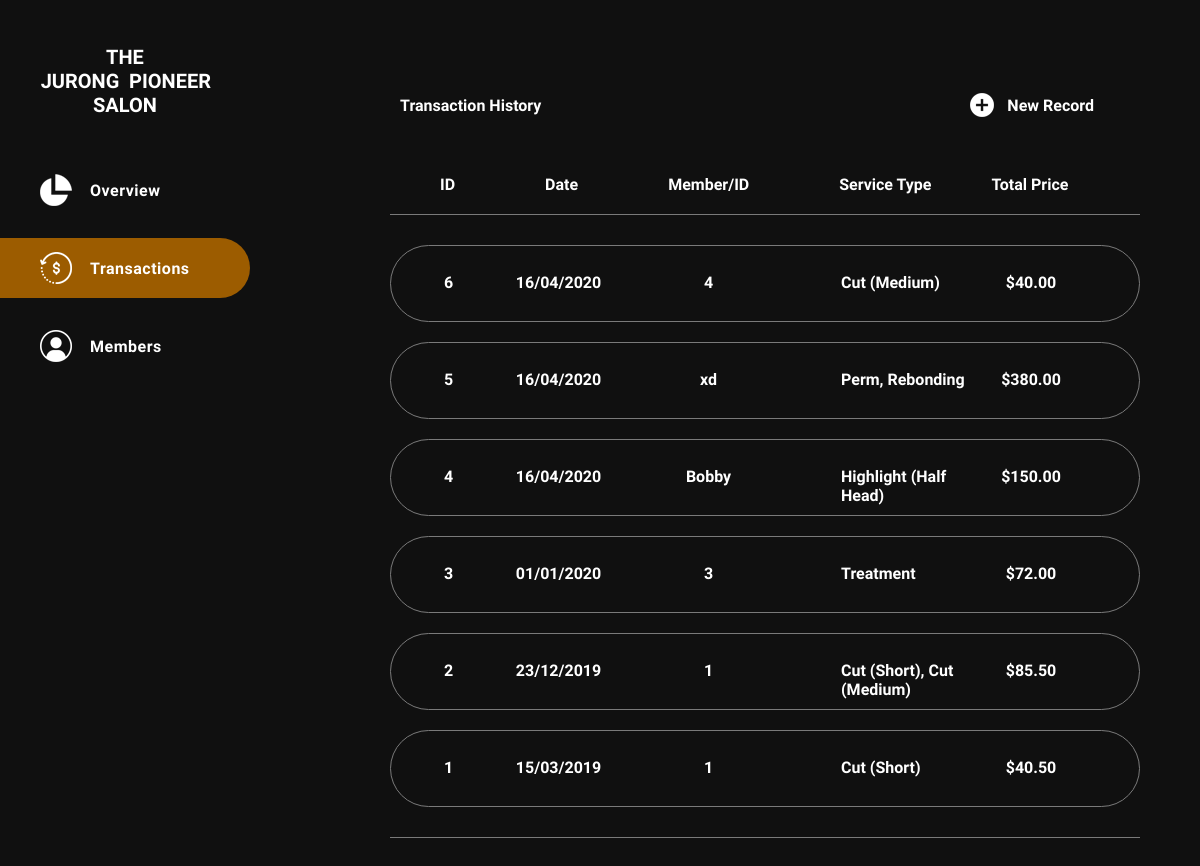
The app's page /transactions, older data.
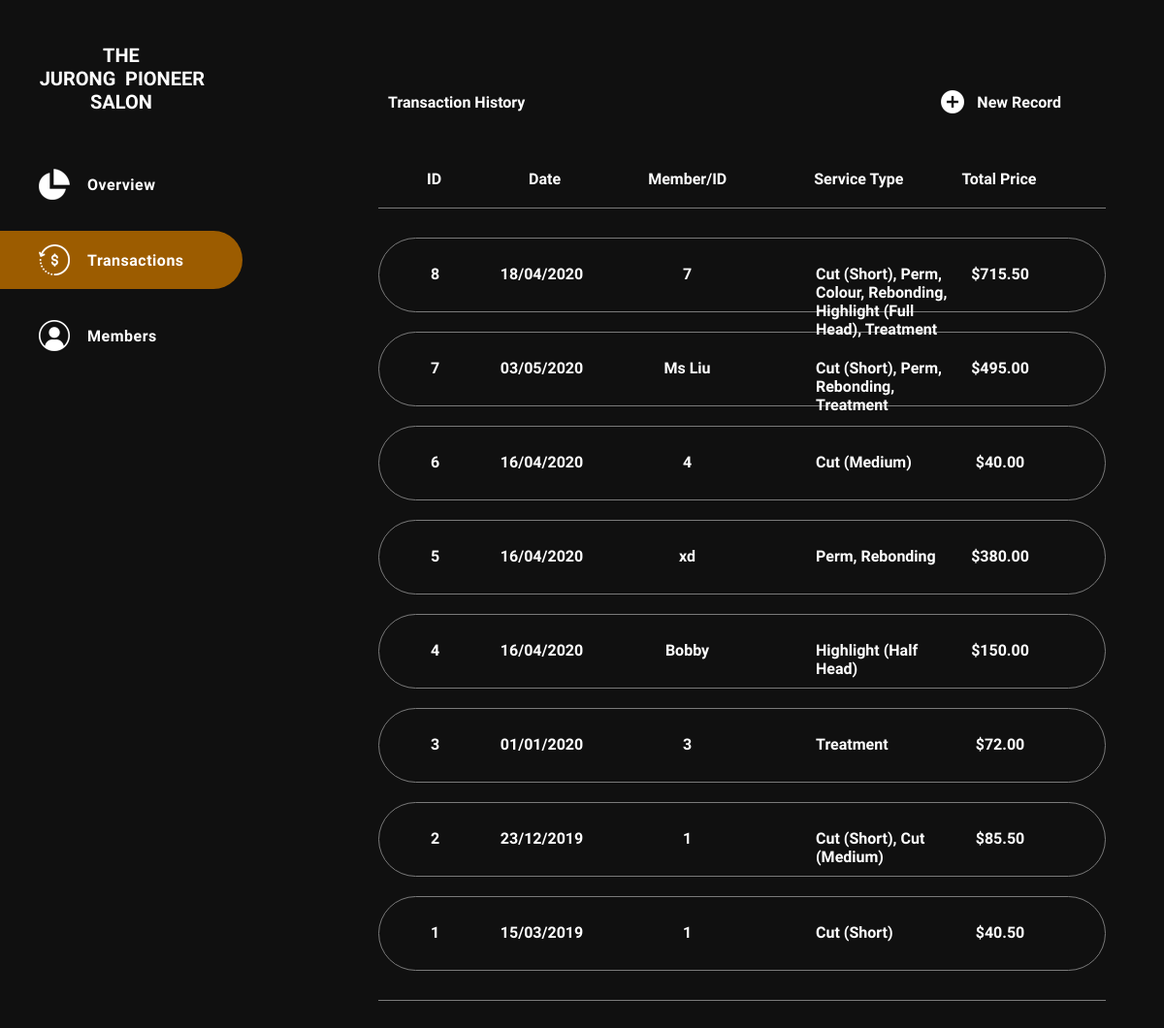
The same page, newer data.
### tables this page shows
CREATE TABLE "INVOICESERVICE" (
	"INVOICEID"	INTEGER,
	"SERVICETYPE"	TEXT,
	FOREIGN KEY("INVOICEID") REFERENCES "INVOICE"("INVOICEID") ON UPDATE CASCADE ON DELETE CASCADE,
	PRIMARY KEY("INVOICEID","SERVICETYPE"),
	FOREIGN KEY("SERVICETYPE") REFERENCES "SERVICE"("SERVICETYPE") ON UPDATE CASCADE ON DELETE CASCADE
);

CREATE TABLE "INVOICE" (
	"INVOICEID"	INTEGER PRIMARY KEY AUTOINCREMENT,
	"MEMBERID"	INTEGER,
	"NAME"	TEXT,
	"DATE_"	TEXT,
	"GROSSPRICE"	REAL,
	"DISCOUNT"	REAL,
	"TOTALPRICE"	REAL,
	FOREIGN KEY("MEMBERID") REFERENCES "MEMBER"("MEMBERID")
);

### mainapp.py (the view)
@app.route("/transactions", methods = ["POST", "GET"])
def transactions(redirect = 0): #add successfully added new tx
    con = sqlite3.connect(db)
    cur = con.cursor()
    cur.execute("SELECT INVOICE.INVOICEID, INVOICE.DATE_, INVOICE.MEMBERID, INVOICESERVICE.SERVICETYPE, INVOICE.TOTALPRICE, MEMBER.MEMBERSHIP, INVOICE.NAME FROM INVOICE,MEMBER,INVOICESERVICE WHERE ((MEMBER.MEMBERID = INVOICE.MEMBERID AND INVOICE.MEMBERID > 0) OR INVOICE.MEMBERID = 0) AND INVOICE.INVOICEID = INVOICESERVICE.INVOICEID")
    finalData = cur.fetchall()
    trueFinalData = []
    for i in range(len(finalData)):
        inside = False
        for j in range(len(trueFinalData)):
            if finalData[i][0] == trueFinalData[j][0]:
                inside = True
                break
        if inside:
            if finalData[i][3] not in trueFinalData[j][3]:
                trueFinalData[j][3] += ", " + finalData[i][3]
        else:
            trueFinalData.append(list(finalData[i]))
            trueFinalData[-1][4] = "$" + "{:.2f}".format(float(trueFinalData[-1][4]))
            if trueFinalData[-1][2] == 0:
                trueFinalData[-1][2] = finalData[i][-1]
                trueFinalData[-1][-2] = 3
    trueFinalData.reverse()
    print(finalData)
    print(trueFinalData)
    con.close()
    return render_template("transactions.html", finalData = trueFinalData, redirect = redirect)

### templates/transactions.html (shortened to what this page needs)
<!DOCTYPE html>
<html>
    <head>
        <link href="{{ url_for('static', filename='styles/styles.css') }}" rel="stylesheet">
        <link href="{{ url_for('static', filename='styles/transactions.css') }}" rel="stylesheet">
        <link rel="stylesheet" href="https://ajax.googleapis.com/ajax/libs/jqueryui/1.12.1/themes/smoothness/jquery-ui.css">
    </head>
    <body>
        <nav id = "sidebar">
            <div id = "sidebarLogo">
                <div class = "sidebarLogoText">THE</div>
                <div class = "sidebarLogoTextJP">
                    <div class = "sidebarLogoText" id = "sidebarLogoJurong">JURONG</div>
                    <div class = "sidebarLogoText" id = "sidebarLogoPioneer">PIONEER</div>
                </div>
                <div class = "sidebarLogoText">SALON</div>
            </div>
            <div>
                <img src = "{{ url_for('static', filename = 'overview.png') }}" id = "sidebarOverviewImage" class = "sidebarImages">
                <form method = "POST" action = "{{ url_for('index') }}">
                    <button id = "sidebarOverview" class = "sidebarButtons">Overview</button>
                </form>
            </div>
            <div>
                <img src = "{{ url_for('static', filename = 'transactions.png') }}" id = "sidebarTransactionsImage" class = "sidebarImages">
                <form method = "POST" action = "{{ url_for('transactions') }}">
                    <button id = "sidebarTransactions" class = "sidebarButtons">Transactions</button>
                </form>
            </div>
            <div>
                <img src = "{{ url_for('static', filename = 'members.png') }}" id = "sidebarMembersImage" class = "sidebarImages">
                <form method = "POST" action = "{{ url_for('members') }}">
                    <button id = "sidebarMembers" class = "sidebarButtons">Members</button>
                </form>
            </div>
        </nav>
        <div>
            <div class = "bodyHeadText">Transaction History</div>
            <form action = "{{ url_for('newTransaction') }}" method = "GET">
                <img id = "transactionsNewRecordImage" src = "{{ url_for('static', filename = 'new.png') }}">
                <button id = "transactionsNewRecord">New Record</button>
            </form>
            <div id = "transactionsHeader">
                <div class = "transactionsHeaderClass">ID</div>
                <div class = "transactionsHeaderClass">Date</div>
                <div class = "transactionsHeaderClass">Member/ID</div>
                <div class = "transactionsHeaderClass" id = "transactionsHeaderServiceTypeText">Service Type</div>
                <div class = "transactionsHeaderClass">Total Price</div>
            </div>
            <div id = "transactionsData">
                <div id = "transactionsHeadSpacer"></div>
                {% for i in finalData %}
                    <div class = "transactionsRecord">
                        <div class = "transactionsRecordValues transactionsRecordTXID">{{ i[0] }}</div>
                        <div class = "transactionsRecordValues transactionsRecordDate">{{ i[1] }}</div>
                        <div class = "transactionsRecordValues transactionsRecordMember">{{ i[2] }}</div>
                        <div class = "transactionsRecordValues transactionsRecordService">{{ i[3] }}</div>
                        <div class = "transactionsRecordValues transactionsRecordPrice">{{ i[4] }}</div>
                    </div>
                {% endfor %}
                <div id = "transactionsEndSpacer"></div>
            </div>
        </div>
    </body>
</html>

### static/styles/styles.css (style rules this page uses)
body { font-family: 'Ubuntu', sans-serif; margin: 0; background-color: #101010; color: white; font-weight: 600; }
#sidebarLogo { width: 300px; font-size: 20px; margin-top: 45px; font-weight: 600; }
.sidebarLogoText { text-align: center; margin-left: -50px; }
.sidebarButtons { width: 300px; background-color: transparent; color: white; border: none; text-align: left; padding-left: 140px; font-size: 16px; margin-top: 18px; height: 60px; transition: 0.2s; border-radius: 50px; margin-left: -50px; cursor: pointer; font-family: 'Ubuntu', sans-serif; letter-spacing: 0.5px; outline: none; font-weight: 600; }
#sidebarOverview { margin-top: 43px; }
.sidebarImages { position: absolute; margin-left: 40px; margin-top: 32px; cursor: pointer; }
#sidebarOverviewImage { margin-top: 57px; }
.bodyHeadText { margin-left: 400px; font-weight: 600; margin-top: -280px; }
.sidebarLogoTextJP { display: flex; justify-content: center; }
#sidebarLogoJurong, #sidebarLogoPioneer { width: 140px; }

### static/styles/transactions.css (style rules this page uses)
#transactionsHeader { display: flex; margin-left: 440px; margin-top: 60px; }
.transactionsHeaderClass { padding-right: 90px; }
#transactionsHeaderServiceTypeText { padding-right: calc(100vw - 1230px + 90px); }
#transactionsData { width: calc(100vw - 450px); height: calc(100vh - 380px); border-top: 1px solid #7a7a7a; border-bottom: 1px solid #7a7a7a; margin-left: 390px; margin-top: 20px; overflow-y: scroll; }
.transactionsRecord { display: flex; text-align: center; height: 75px; border: 1px solid #7a7a7a; border-radius: 50px; margin-top: 20px; transition: 0.2s; background-color: #101010; }
.transactionsRecordTXID { width: 115px; }
.transactionsRecordDate { width: 105px; }
.transactionsRecordMember { width: 195px; }
.transactionsRecordService { width: calc(100vw - 1060px); text-align: left; padding-left: 35px; }
.transactionsRecordPrice { width: 100px; }
.transactionsRecordValues { padding-top: 27px; }
#transactionsHeadSpacer { height: 10px; }
#transactionsEndSpacer { height: 30px; }
#transactionsNewRecord { margin-left: calc(100vw - 250px); position: absolute; width: 170px; text-align: right; border: 1px solid #101010; border-radius: 25px; height: 50px; padding-right: 25px; margin-top: -35px; cursor: pointer; outline: none; transition: 0.2s; font-weight: 600; font-family: 'Ubuntu', sans-serif; background-color: transparent; color: white; font-size: 16px; }
#transactionsNewRecordImage { margin-left: calc(100vw - 230px); margin-top: -22px; position: absolute; z-index: 2; cursor: pointer; }
#sidebarTransactions { background-color: #9c5c00; }

Row changes from the older to the newer data that the page shows:
added INVOICESERVICE: INVOICEID "8", DATE_ "18/04/2020", MEMBERID "7", SERVICETYPE "Cut (Short), Perm, Colour, Rebonding, Highlight (Full Head), Treatment", TOTALPRICE "$715.50"
added INVOICESERVICE: INVOICEID "7", DATE_ "03/05/2020", NAME "Ms Liu", SERVICETYPE "Cut (Short), Perm, Rebonding, Treatment", TOTALPRICE "$495.00"
